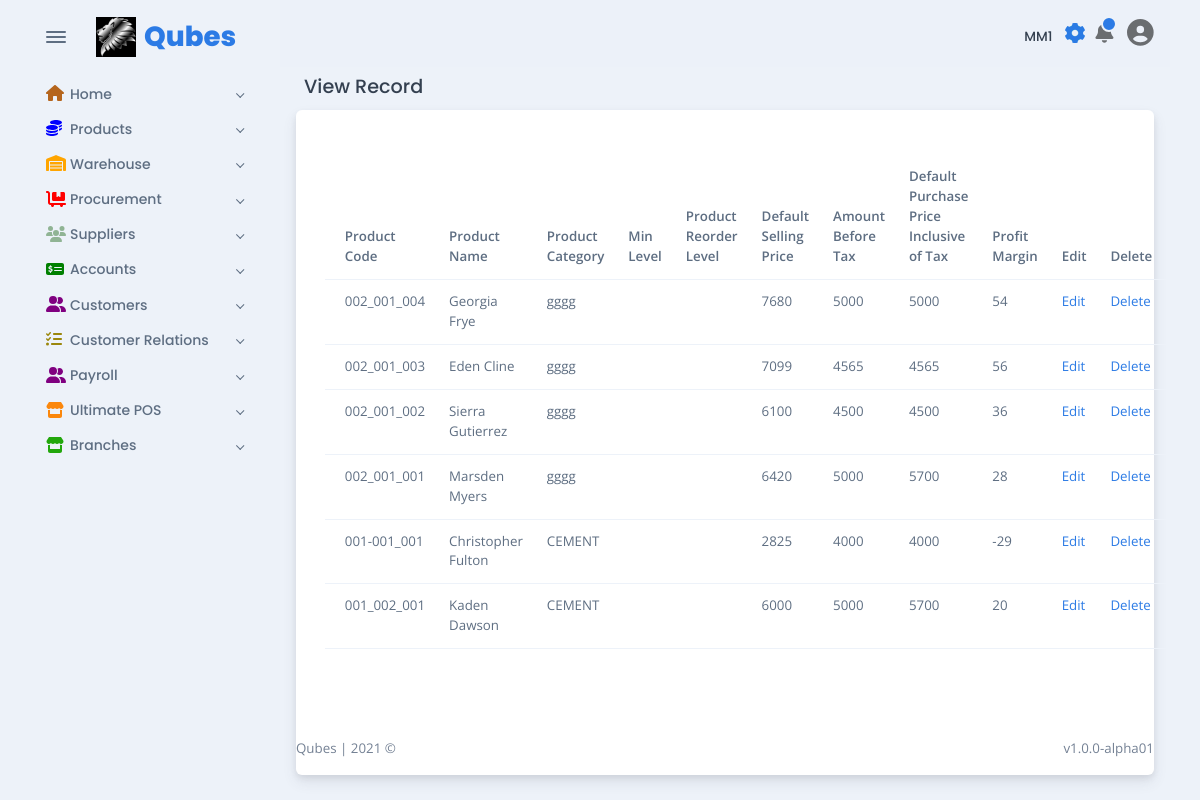
Screenshot of /products/view-product-ui.php (signed in) with the database file from the repository.
### tables this page shows
CREATE TABLE `tbl_product` (
  `id` int(11) NOT NULL,
  `product_name` varchar(100) NOT NULL,
  `product_code` varchar(100) NOT NULL,
  `product_unit` varchar(254) NOT NULL,
  `product_category` varchar(254) NOT NULL,
  `weight` varchar(50) NOT NULL,
  `sub_category` varchar(50) NOT NULL,
  `product_image` varchar(254) NOT NULL,
  `dsp_price` int(254) NOT NULL,
  `amount_before_tax` int(50) NOT NULL,
  `dpp_inc_tax` int(50) NOT NULL,
  `applicable_tax` int(50) NOT NULL,
  `profit_margin` int(50) NOT NULL,
  `user` varchar(50) NOT NULL,
  `status` varchar(15) NOT NULL DEFAULT 'pending',
  `atomic_unit` varchar(100) NOT NULL,
  `conversion` varchar(200) NOT NULL,
  `bs_price` varchar(100) NOT NULL
);

### products/view-product-ui.php (the view, shortened to what this page needs)
<!DOCTYPE html>
<html lang="en-US" dir="ltr">
<?php
include '../includes/base_page/head.php';
?>
<?php
include_once '../includes/dbconnect.php';
?>
<body>
  <main class="main" id="top">
    <div class="container" data-layout="container">
      <?php
      include '../includes/base_page/nav.php';
      ?>
      <div class="content">
        <?php
        include '../navbar-shared.php';
        ?>
        <h5 class="p-2">View Record</h5>
        <div class="card">
          <div class="card-body fs--1 p-4">
            <form>
              <div class="row my-3">
                <div class="col">
                  <table class="table">
                    <thead>
                      <tr>
                        <th scope="col">Product Code</th>
                        <th scope="col">Product Name</th>
                        <th scope="col">Product Category</th>
                        <th scope="col">Min Level</th>
                        <th scope="col">Product Reorder Level</th>
                        <th scope="col">Default Selling Price</th>
                        <th scope="col">Amount Before Tax</th>
                        <th scope="col">Default Purchase Price Inclusive of Tax</th>
                        <th scope="col">Profit Margin</th>
                        <th scope="col">Edit</th>
                        <th scope="col">Delete</th>
                      </tr>
                    </thead>
                    <tbody>
                      <?php
                      $sel_query = "Select * from tbl_product ORDER BY product_code desc;";
                      $result = mysqli_query($conn, $sel_query);
                      while ($row = mysqli_fetch_assoc($result)) { ?>
                        <tr>
                          <td scope="col"><?php echo $row["product_code"]; ?></td>
                          <td scope="col"><?php echo $row["product_name"]; ?></td>
                          <td scope="col"><?php echo $row["product_category"]; ?></td>
                          <td scope="col"><?php echo $row["min_level"]; ?></td>
                          <td scope="col"><?php echo $row["reorder"]; ?></td>
                          <td scope="col"><?php echo $row["dsp_price"]; ?></td>
                          <td scope="col"><?php echo $row["amount_before_tax"]; ?></td>
                          <td scope="col"><?php echo $row["dpp_inc_tax"]; ?></td>
                          <td scope="col"><?php echo $row["profit_margin"]; ?></td>
                          <td scope="col">
                            <a href="edit_ product.php?id=<?php echo $row["product_code"]; ?>">Edit</a>
                          </td>
                          <td scope="col">
                            <a href="delete_product.php?id=<?php echo $row["product_code"]; ?>">Delete</a>
                          </td>
                        </tr>
                      <?php $count++;
                      } ?>
                    </tbody>
                  </table>
                </div>
            </form>
          </div>
        </div>
        <?php
        include '../includes/base_page/footer.php';
        ?>
</body>
</html>

### rows the page displays
tbl_product: product_code "002_001_004", product_name "Georgia Frye", product_category "gggg", dsp_price "7680", amount_before_tax "5000", dpp_inc_tax "5000", profit_margin "54"
tbl_product: product_code "002_001_003", product_name "Eden Cline", product_category "gggg", dsp_price "7099", amount_before_tax "4565", dpp_inc_tax "4565", profit_margin "56"
tbl_product: product_code "002_001_002", product_name "Sierra Gutierrez", product_category "gggg", dsp_price "6100", amount_before_tax "4500", dpp_inc_tax "4500", profit_margin "36"
tbl_product: product_code "002_001_001", product_name "Marsden Myers", product_category "gggg", dsp_price "6420", amount_before_tax "5000", dpp_inc_tax "5700", profit_margin "28"
tbl_product: product_code "001-001_001", product_name "Christopher Fulton", product_category "CEMENT", dsp_price "2825", amount_before_tax "4000", dpp_inc_tax "4000", profit_margin "-29"
tbl_product: product_code "001_002_001", product_name "Kaden Dawson", product_category "CEMENT", dsp_price "6000", amount_before_tax "5000", dpp_inc_tax "5700", profit_margin "20"

### other values shown
$_SESSION['branch'] "MM1"
